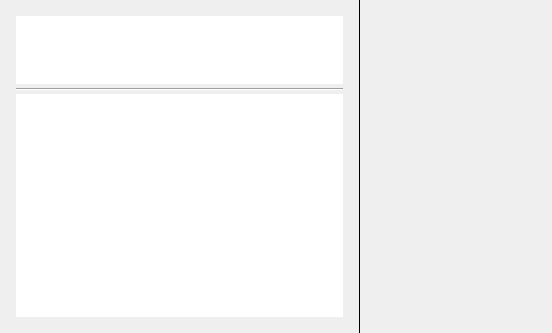
<?xml version="1.0" encoding="UTF-8"?>
<ui version="4.0">
 <class>AccessibleResourcesWidget</class>
 <widget class="QWidget" name="AccessibleResourcesWidget">
  <property name="geometry">
   <rect>
    <x>0</x>
    <y>0</y>
    <width>552</width>
    <height>333</height>
   </rect>
  </property>
  <layout class="QHBoxLayout" name="horizontalLayout">
   <property name="spacing">
    <number>0</number>
   </property>
   <property name="leftMargin">
    <number>0</number>
   </property>
   <property name="topMargin">
    <number>0</number>
   </property>
   <property name="rightMargin">
    <number>0</number>
   </property>
   <property name="bottomMargin">
    <number>0</number>
   </property>
   <item>
    <widget class="QWidget" name="resourcesListWidget" native="true">
     <layout class="QVBoxLayout" name="resourceListLayout">
      <property name="spacing">
       <number>0</number>
      </property>
      <property name="leftMargin">
       <number>16</number>
      </property>
      <property name="topMargin">
       <number>16</number>
      </property>
      <property name="rightMargin">
       <number>16</number>
      </property>
      <property name="bottomMargin">
       <number>16</number>
      </property>
      <item>
       <widget class="QnTreeView" name="controlsTreeView">
        <property name="sizePolicy">
         <sizepolicy hsizetype="Expanding" vsizetype="Maximum">
          <horstretch>0</horstretch>
          <verstretch>0</verstretch>
         </sizepolicy>
        </property>
        <property name="frameShape">
         <enum>QFrame::NoFrame</enum>
        </property>
        <property name="verticalScrollBarPolicy">
         <enum>Qt::ScrollBarAlwaysOff</enum>
        </property>
        <property name="horizontalScrollBarPolicy">
         <enum>Qt::ScrollBarAlwaysOff</enum>
        </property>
        <property name="sizeAdjustPolicy">
         <enum>QAbstractScrollArea::AdjustToContents</enum>
        </property>
        <property name="editTriggers">
         <set>QAbstractItemView::NoEditTriggers</set>
        </property>
        <property name="selectionMode">
         <enum>QAbstractItemView::NoSelection</enum>
        </property>
        <property name="rootIsDecorated">
         <bool>false</bool>
        </property>
        <property name="uniformRowHeights">
         <bool>true</bool>
        </property>
        <property name="allColumnsShowFocus">
         <bool>true</bool>
        </property>
        <property name="headerHidden">
         <bool>true</bool>
        </property>
       </widget>
      </item>
      <item>
       <widget class="Line" name="line">
        <property name="minimumSize">
         <size>
          <width>0</width>
          <height>10</height>
         </size>
        </property>
        <property name="orientation">
         <enum>Qt::Horizontal</enum>
        </property>
       </widget>
      </item>
      <item>
       <widget class="QnTreeView" name="resourcesTreeView">
        <property name="frameShape">
         <enum>QFrame::NoFrame</enum>
        </property>
        <property name="horizontalScrollBarPolicy">
         <enum>Qt::ScrollBarAlwaysOff</enum>
        </property>
        <property name="editTriggers">
         <set>QAbstractItemView::NoEditTriggers</set>
        </property>
        <property name="dragDropMode">
         <enum>QAbstractItemView::DragOnly</enum>
        </property>
        <property name="selectionMode">
         <enum>QAbstractItemView::NoSelection</enum>
        </property>
        <property name="autoExpandDelay">
         <number>500</number>
        </property>
        <property name="rootIsDecorated">
         <bool>false</bool>
        </property>
        <property name="uniformRowHeights">
         <bool>true</bool>
        </property>
        <property name="allColumnsShowFocus">
         <bool>true</bool>
        </property>
        <property name="headerHidden">
         <bool>true</bool>
        </property>
       </widget>
      </item>
     </layout>
    </widget>
   </item>
   <item>
    <widget class="Line" name="verticalLine">
     <property name="maximumSize">
      <size>
       <width>1</width>
       <height>16777215</height>
      </size>
     </property>
     <property name="frameShadow">
      <enum>QFrame::Plain</enum>
     </property>
     <property name="orientation">
      <enum>Qt::Vertical</enum>
     </property>
    </widget>
   </item>
   <item>
    <widget class="QnResourceDetailsWidget" name="detailsWidget" native="true">
     <property name="minimumSize">
      <size>
       <width>192</width>
       <height>0</height>
      </size>
     </property>
     <property name="maximumSize">
      <size>
       <width>192</width>
       <height>16777215</height>
      </size>
     </property>
     <layout class="QVBoxLayout" name="verticalLayout">
      <property name="spacing">
       <number>8</number>
      </property>
      <property name="leftMargin">
       <number>16</number>
      </property>
      <property name="topMargin">
       <number>16</number>
      </property>
      <property name="rightMargin">
       <number>16</number>
      </property>
      <property name="bottomMargin">
       <number>16</number>
      </property>
     </layout>
    </widget>
   </item>
  </layout>
 </widget>
 <customwidgets>
  <customwidget>
   <class>QnTreeView</class>
   <extends>QTreeView</extends>
   <header location="global">ui/widgets/common/tree_view.h</header>
  </customwidget>
  <customwidget>
   <class>QnResourceDetailsWidget</class>
   <extends>QWidget</extends>
   <header location="global">ui/widgets/resource_details_widget.h</header>
   <container>1</container>
  </customwidget>
 </customwidgets>
 <resources/>
 <connections/>
</ui>
